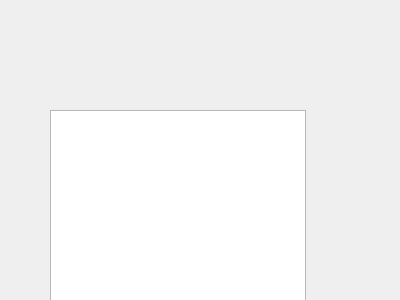
<?xml version="1.0" encoding="UTF-8"?>
<ui version="4.0">
 <class>Form</class>
 <widget class="QWidget" name="Form">
  <property name="geometry">
   <rect>
    <x>0</x>
    <y>0</y>
    <width>400</width>
    <height>300</height>
   </rect>
  </property>
  <property name="windowTitle">
   <string>Form</string>
  </property>
  <widget class="QWidget" name="verticalLayoutWidget">
   <property name="geometry">
    <rect>
     <x>110</x>
     <y>100</y>
     <width>2</width>
     <height>2</height>
    </rect>
   </property>
   <layout class="QVBoxLayout" name="verticalLayout"/>
  </widget>
  <widget class="QListWidget" name="listWidget">
   <property name="geometry">
    <rect>
     <x>50</x>
     <y>110</y>
     <width>256</width>
     <height>192</height>
    </rect>
   </property>
  </widget>
 </widget>
 <resources/>
 <connections/>
</ui>
